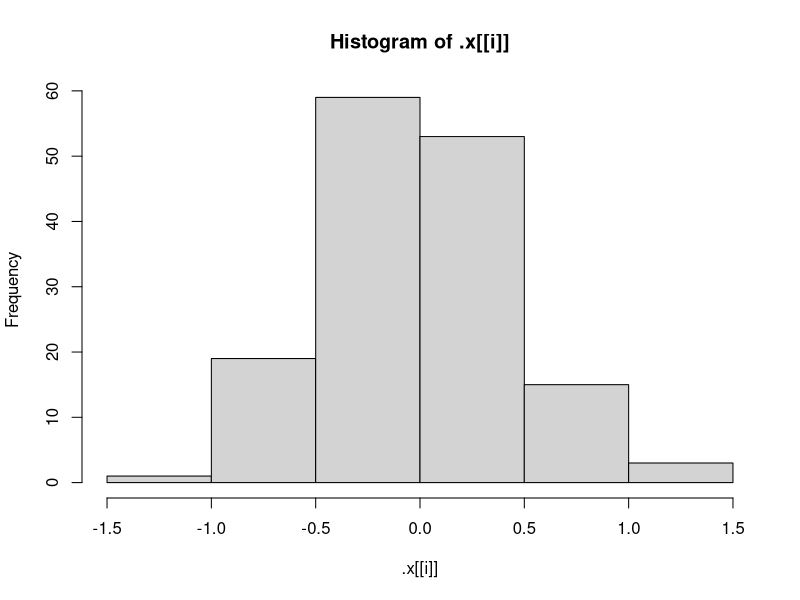
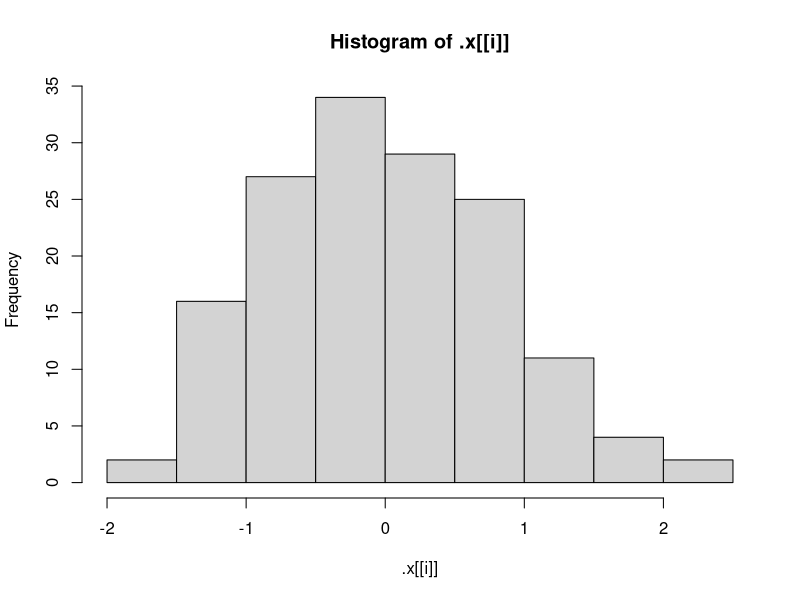
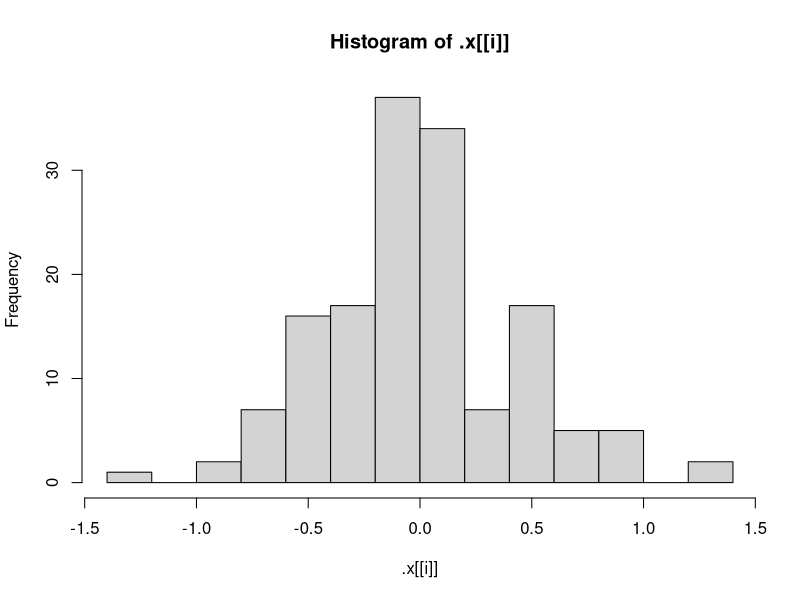
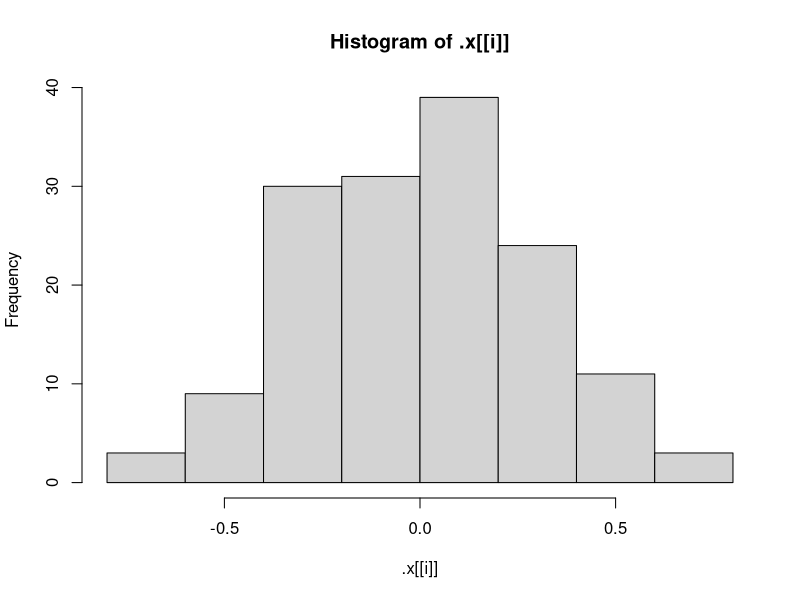
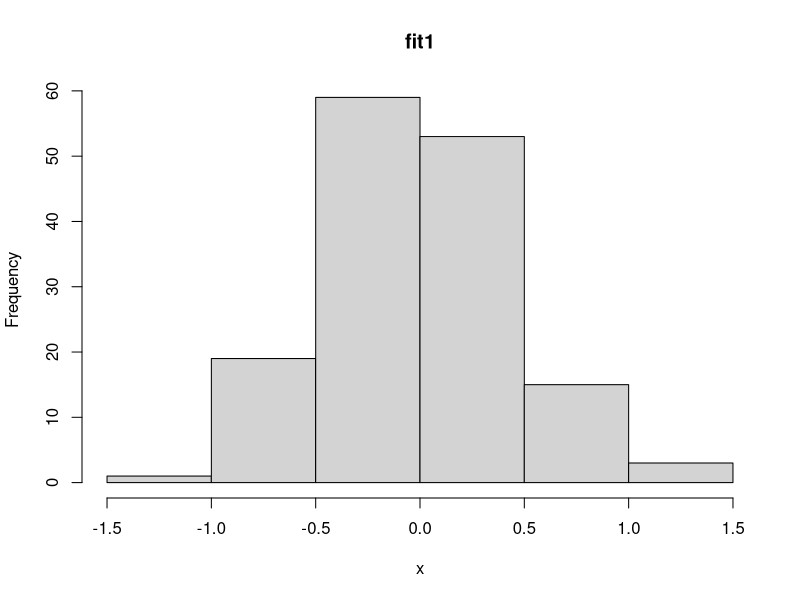
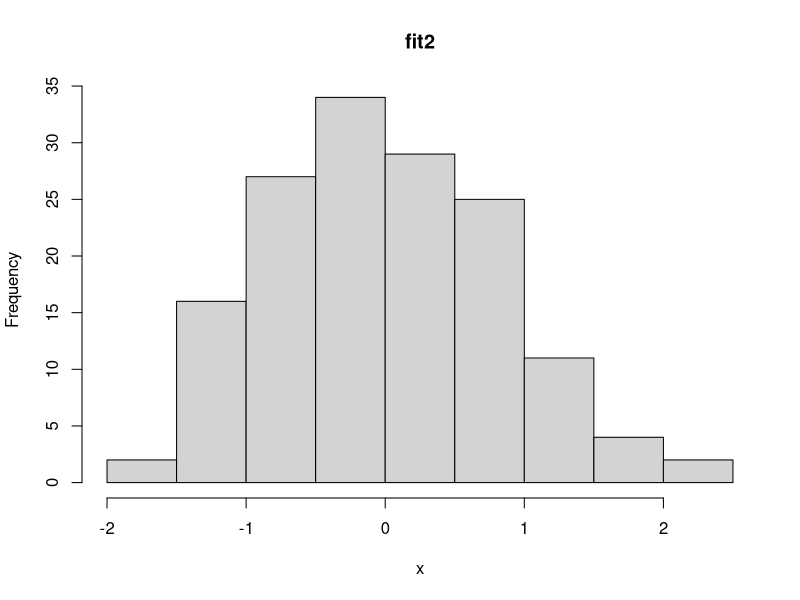
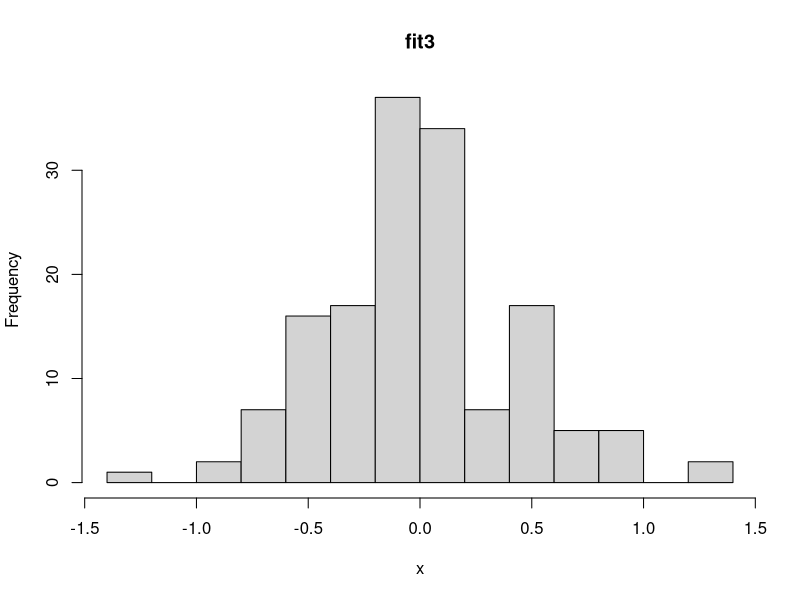
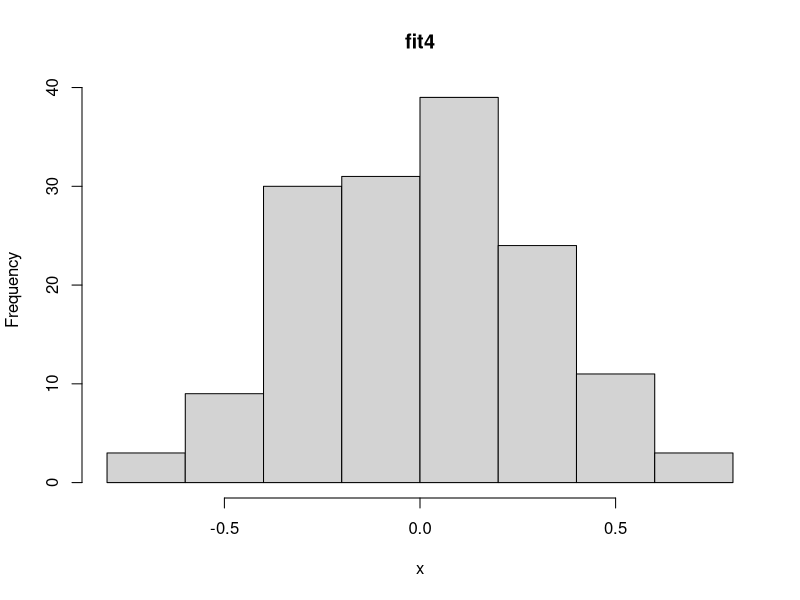

Write R code to recreate these figures, in order.
## ---- chunk 1
knitr::opts_chunk$set(echo = TRUE)
## ---- chunk 2
summary(cars)
## ---- chunk 3
getRMSE<-function(responses, predictions, ...){
  rmse <- sqrt(mean((responses - predictions)^2, ...))
  return(rmse)
  } 
  

## ---- chunk 4
set.seed(10)
n <- 100
x <- runif(n)
resp <- 3 + 10 * x + rnorm(n)
pred <- predict(lm(resp ~ x), data.frame(x))

#Checking RMSE Function
getRMSE(resp, pred)

# Replace two response values with NA_real_
resp[2] <- NA_real_
resp[4] <- NA_real_

# Check if RMSE still works if some values are NA

getRMSE(resp, pred, na.rm = TRUE)

## ---- chunk 5
getMAE<-function(responses, predictions, ...){
  mae <- mean(abs(responses - predictions), ...)
  return(mae)
  } 
## ---- chunk 6
set.seed(10)
n <- 100
x <- runif(n)
resp <- 3 + 10 * x + rnorm(n)
pred <- predict(lm(resp ~ x), data.frame(x))

#Checking MAE Function
getMAE(resp, pred)

# Replace two response values with NA_real_
resp[2] <- NA_real_
resp[4] <- NA_real_

# Check if RMSE still works if some values are NA

getMAE(resp, pred, na.rm = TRUE)

## ---- chunk 7
 wrapper<- function(responses, predictions, metrics = c("RMSE", "MAE"), ...) {
    results <- list() 
   # --- Check inputs ---
  if (!(is.vector(responses)) | !(is.atomic(responses)) | !(is.numeric(responses))) {
    stop("'responses' must be a numeric atomic vector.")
  }
  if (!(is.vector(predictions)) | !(is.atomic(predictions)) | !(is.numeric(predictions))) {
    stop("'predictions' must be a numeric atomic vector.")
  }
  if (length(responses) != length(predictions)) {
    stop("'responses' and 'predictions' must have the same length.")
  }

  if ("RMSE" %in% metrics) {
    results$RMSE <- getRMSE(responses, predictions, ...)
  }
  if ("MAE" %in% metrics) {
    results$MAE <- getMAE(responses, predictions, ...)
  }
else{
  results$RMSE <- getRMSE(responses, predictions, ...)
  results$MAE <- getMAE(responses, predictions, ...)
}
    return(results)
 }

## ---- chunk 8
set.seed(10)
n <- 100
x <- runif(n)
resp <- 3 + 10 * x + rnorm(n)
pred <- predict(lm(resp ~ x), data.frame(x))

#Checking MAE only
wrapper(resp, pred, metrics="MAE")

#Checking RSME only
wrapper(resp, pred, metrics="RSME")

#Checking both
wrapper(resp, pred, metrics = c("RMSE", "MAE"))

#Checking if no metric is specifiied
wrapper(resp, pred)


# Replace two response values with NA_real_
resp[2] <- NA_real_
resp[4] <- NA_real_

# Check if wrapper still works if some values are NA

#Checking MAE only
wrapper(resp, pred, metrics="MAE", na.rm = TRUE)

#Checking RSME only
wrapper(resp, pred, metrics="RSME", na.rm = TRUE)

#Checking both
wrapper(resp, pred, metrics = c("RMSE", "MAE"), na.rm = TRUE)

#Checking if no metric is specified
wrapper(resp, pred, na.rm = TRUE)


#Checking passing someting it should not get

responses_df <- data.frame(3, 5, 2.5, 7)
predictions_df <- data.frame(2.5, 5, 4, 8)

try(wrapper(responses_df, predictions_df))
## ---- chunk 9
library(purrr)
iris<-iris
lm_fit1 <- lm(Sepal.Length ~ Sepal.Width + Species, data = iris)
print(lm_fit1)

#Getting coefficients with $
lm_fit1$coefficients
#Getting coefficients with coef
coef(lm_fit1)
#Getting coefficients with coef
pluck(lm_fit1, "coefficients")


## ---- chunk 10
lm_fit2 <- lm(Sepal.Length ~ Sepal.Width, data = iris)
lm_fit3 <- lm(Sepal.Length ~ Petal.Width + Sepal.Width + Species, data = iris)
lm_fit4 <- lm(Sepal.Length ~ Petal.Width + Petal.Length + Sepal.Width + Species,
data = iris)
fits <- list(lm_fit1, lm_fit2, lm_fit3, lm_fit4)

#Now let’s use the purrr::map() function to pull out the coefficients of each model fit from the fits object (using pluck!).

map(fits, pluck, "coefficients")
## ---- chunk 11
confint(lm_fit1)

#Use map() to apply the confint() function to each model fit in the fits object

map(fits, confint)
## ---- chunk 12
par(mfrow = c(1, 1))

#Now, pull out the residual vectors (the resid elements of your fits) using map(). Then use the walk() function with hist to create plots.

# Extract residuals from each model in the fits list

resids <- map(fits, resid)

#use walk for the histogram

walk(resids, hist)

## ---- chunk 13
par(mfrow = c(1, 1))

names_resid<-set_names(resids, c("fit1", "fit2", "fit3", "fit4"))

help(imap)

iwalk(names_resid, \(x, idx) hist(x, main = idx))
